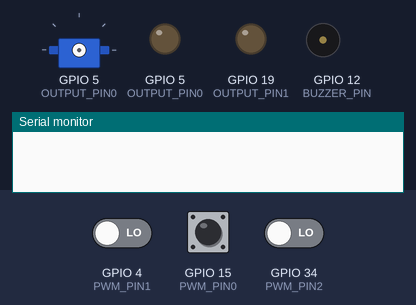
Simulated run of this sketch. Board: ESP32. Parts: servo, output pins drawn as LEDs (lit = HIGH), buzzer (waves = sounding), the last lines printed to the serial monitor. The test bench sets the inputs (shaded band); at power-on: GPIO 15 (PWM_PIN0) LOW, GPIO 4 (PWM_PIN1) LOW, GPIO 34 (PWM_PIN2) LOW. Servo pulses on a pin are drawn as a servo (544–2400 µs = 0–180°).

Above: at 1.2 s.
1.3 s: GPIO 15 (PWM_PIN0) pulsed HIGH 2 times (0.12 s each, 0.3 s apart)
At 6.9 s:
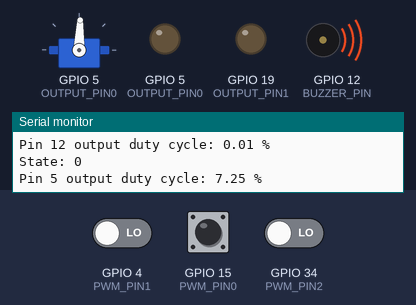
Timing chart, 0 to 13.1 s (numbered marks = the images above; inputs shaded):
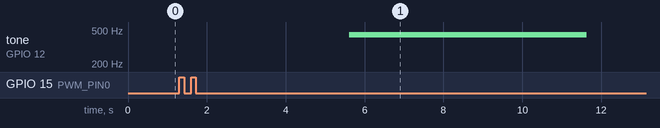

The sketch:

throttle_fsm.ino
```cpp
# define PWM_PIN0 15 // throttle input
# define PWM_PIN1 4 // kill switch input
# define PWM_PIN2 34 // steering input
# define OUTPUT_PIN0 5 // throttle output
# define OUTPUT_PIN1 19 // steering output

# define PWM_CHANNEL 0
# define PWM_FREQ 50
# define PWM_RESOLUTION 16
# define BUZZER_PIN 12

bool myLedcWrite(uint8_t pin, uint32_t dutyCycle){
  Serial.print("Pin ");
  Serial.print(pin);
  Serial.print(" output duty cycle: ");
  Serial.print(dutyCycle/65536.0*100.0);
  Serial.println(" %");
  return ledcWrite(pin, dutyCycle);
}

// turn servo proportional to dutyCycle0
void turnServo(float dutyCycle) {
  //9.825 for right, 5.175 for left, 7.5 = neutral, 2.325 shift.
  //60 degrees right, 60 degrees left
  //0.03875 shifts per degree
  //25.8064516129d degrees per shift
  const long MAX_DEGREE = 60;
  const float NEUTRAL = 7.5;
  const float SHIFT = 2.325;
  const float DEGREE_PER_SHIFT = MAX_DEGREE / SHIFT;
  float result = dutyCycle + ((dutyCycle-7.5)/7.5*2.325);

  myLedcWrite(OUTPUT_PIN1,(uint32_t)(result/100.0*65535.0));

  // dutyCycle();
  // unsigned long shift_fraction = (dutyCycle - NEUTRAL) / SHIFT;

  // long pos = shift_fraction * DEGREE_PER_SHIFT;
  // myservo.write(pos);

  // delay(10);
}

void setup() {
  // put your setup code here, to run once:
  Serial.begin(115200);

  pinMode(PWM_PIN0, INPUT);
  pinMode(PWM_PIN1, INPUT);
  pinMode(PWM_PIN2, INPUT);

  pinMode(OUTPUT_PIN0, OUTPUT);
  pinMode(OUTPUT_PIN1, OUTPUT);

  ledcAttachChannel(OUTPUT_PIN0, PWM_FREQ, PWM_RESOLUTION,1);
  ledcAttachChannel(BUZZER_PIN,440,4,2);
  ledcAttachChannel(OUTPUT_PIN1, PWM_FREQ, PWM_RESOLUTION,4);
}

float lastDutyCycle0 = 7.5;
bool tone_avail = true;
int state = 0;

void loop() {
  // put your main code here, to run repeatedly:
  unsigned long highTime0 = pulseIn(PWM_PIN0, HIGH);
  // Measure LOW duration
  unsigned long lowTime0 = pulseIn(PWM_PIN0, LOW);

  // Calculate period and duty cycle
  unsigned long period0 = highTime0 + lowTime0;
  float dutyCycle0 = (highTime0 * 100.0) / period0;

  unsigned long highTime1 = pulseIn(PWM_PIN1, HIGH);
  unsigned long lowTime1 = pulseIn(PWM_PIN1, LOW);
  unsigned long period1 = highTime1 + lowTime1;
  float dutyCycle1 = (highTime1 * 100.0) / period1;

  unsigned long highTime2 = pulseIn(PWM_PIN2, HIGH);
  unsigned long lowTime2 = pulseIn(PWM_PIN2, LOW);
  unsigned long period2 = highTime2 + lowTime2;
  float dutyCycle2 = (highTime2 * 100.0) / period2;

  Serial.print("High Time 0: ");
  Serial.print(highTime0);
  Serial.print(" us, Low Time 0: ");
  Serial.print(lowTime0);
  Serial.print(" us, Duty Cycle 0: ");
  Serial.print(dutyCycle0);
  Serial.println(" %");

  Serial.print("High Time 1: ");
  Serial.print(highTime1);
  Serial.print(" us, Low Time 1: ");
  Serial.print(lowTime1);
  Serial.print(" us, Duty Cycle 1: ");
  Serial.print(dutyCycle1);
  Serial.println(" %");

  Serial.print("High Time 1: ");
  Serial.print(highTime2);
  Serial.print(" us, Low Time 1: ");
  Serial.print(lowTime2);
  Serial.print(" us, Duty Cycle 1: ");
  Serial.print(dutyCycle2);
  Serial.println(" %");

  // float forwardMultiplyFactor = 1.5;
  // float backwardMultiplyFactor = 1;

  // float offset = dutyCycle0 - 7.5;
  // if (offset > 0){
  //   offset *= forwardMultiplyFactor;
  // } else {
  //   offset *= backwardMultiplyFactor;
  // }

  // float offset = 0;
  // float finalDutyCycle0 = dutyCycle0 + offset;

  turnServo(dutyCycle2);

  float dutyCycleChange0 = dutyCycle0-lastDutyCycle0;

  if (dutyCycleChange0>0.25){
    dutyCycleChange0 = 0.25;
  }
  if (dutyCycleChange0<-0.25){
    dutyCycleChange0 = -0.25;
  }

  float finalDutyCycle0 = lastDutyCycle0 + dutyCycleChange0;

  if(dutyCycle1<5.02 && dutyCycle1>4.98){
    finalDutyCycle0 = 7.5;
  }

  if (state==2 && finalDutyCycle0<7){
    finalDutyCycle0 = 7;
  }

  if (!tone_avail){
    myLedcWrite(BUZZER_PIN,0);
  }

  if (state==0 && tone_avail){
    myLedcWrite(BUZZER_PIN,16/2);
    tone_avail = false;
  }

  if (state!=0 && (finalDutyCycle0<7.45 || finalDutyCycle0>7.55)){
    tone_avail = true;
  }

  Serial.print("State: ");
  Serial.println(state);


  if (state==0){
    if (dutyCycleChange0>0.05){
      state=1;
    } else if (dutyCycleChange0<-0.05){
      state=3;
    }
  } else if (state==1 && finalDutyCycle0<7.45) {
    state = 2;
  } else if (state ==2 && finalDutyCycle0>7.45){
    state = 0;
  } else if (state==3){
    if (finalDutyCycle0>7.55){
      state = 1;
    } else if (finalDutyCycle0<7.55 && finalDutyCycle0>7.45 && tone_avail){
      myLedcWrite(BUZZER_PIN,16/2);
      tone_avail = false;
    }
  }

  myLedcWrite(OUTPUT_PIN0,(uint32_t)(finalDutyCycle0/100.0*65535.0));

  lastDutyCycle0 = finalDutyCycle0;

}
```
